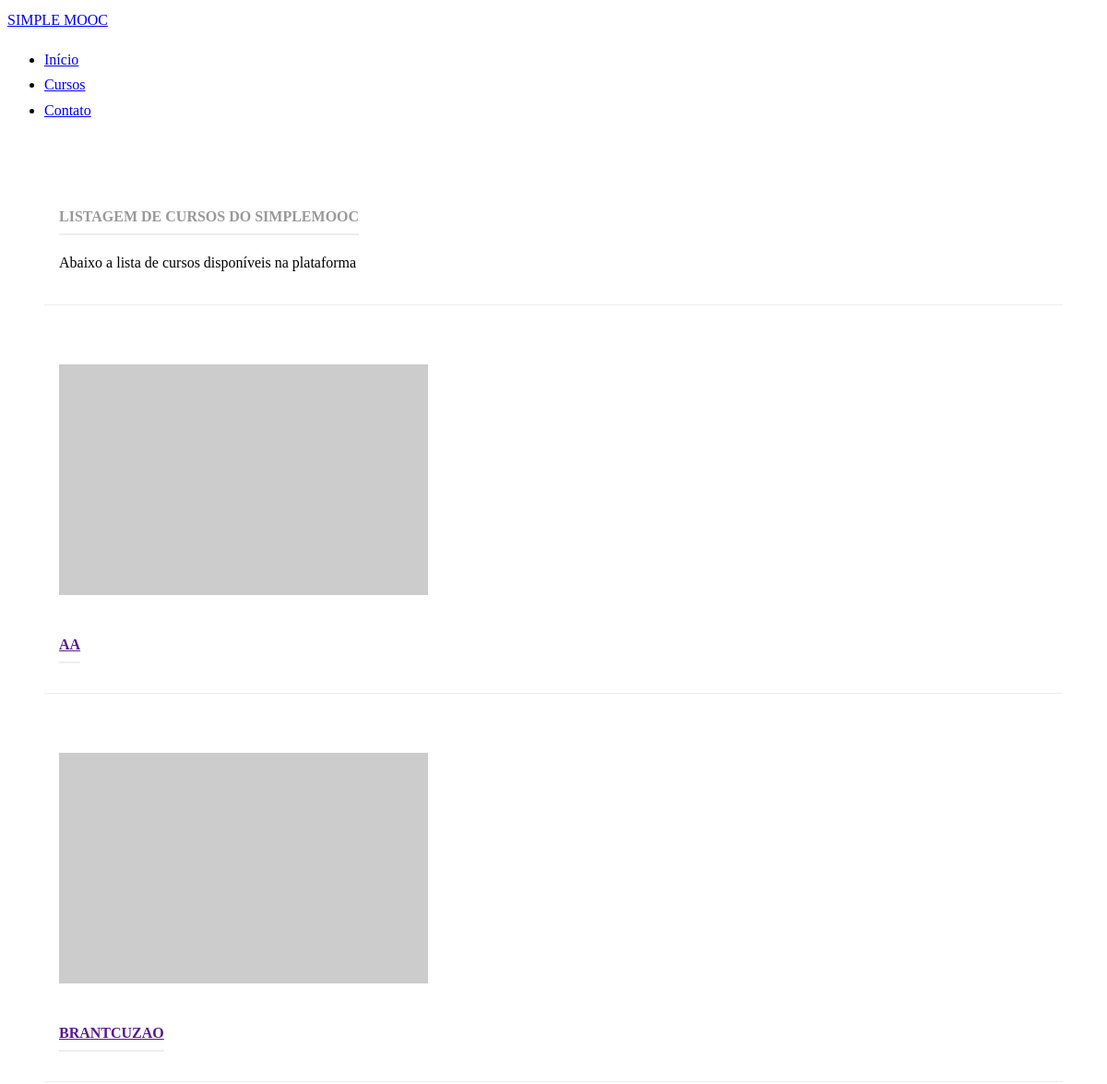
The app's page /cursos/ (upper part), older data.
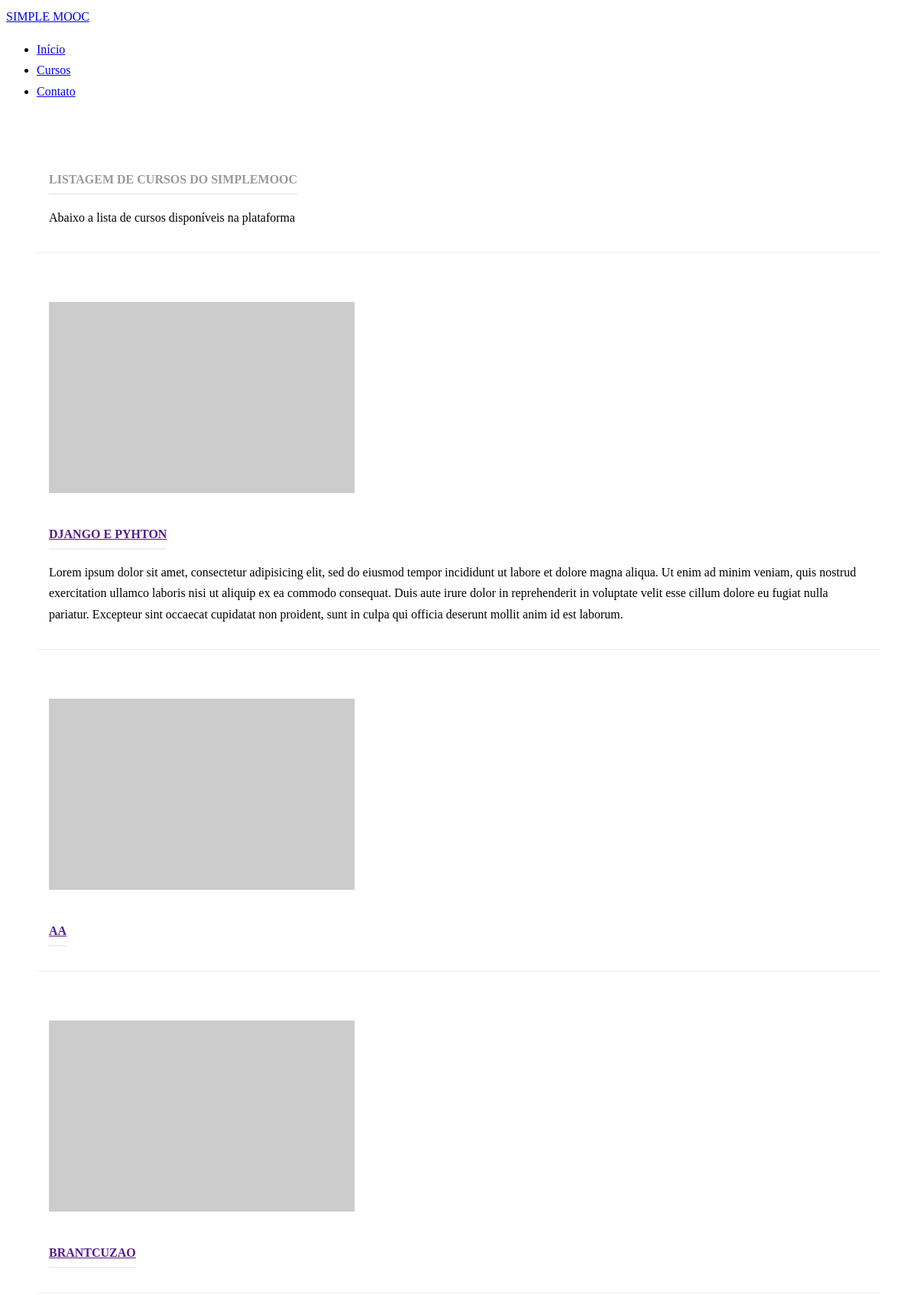
The same page, newer data.
### simplemooc/courses/models.py (models this page shows, shortened)
class Course(models.Model):
	name = models.CharField('Nome',max_length=100)
	slug = models.SlugField('Atalho') #Campo de URL
	description = models.TextField('Descrição',blank=True) #blank=True -> Campo nao é obrigatorio
	start_date = models.DateField('Data de Inicio',null=True,blank=True)
	image = models.ImageField(upload_to='courses/images',verbose_name='Imagem',blank=True,null=True)
	created_at = models.DateTimeField('Criado em',auto_now_add=True) #campo data hora, a hora que for criado sera colocada no db
	uploaded_at = models.DateTimeField('Atualizado em',auto_now=True) #a data sera atualizada toda vez que ocorrer uma mudança salva
	objects = CourseManager() #acrescenta o metodo search ao objects
	class Meta:
		verbose_name = 'Curso'
		verbose_name_plural = 'Cursos'
		ordering = ['name']

### simplemooc/courses/views.py (the view)
def index(request):
	courses = Course.objects.all()
	template_name = 'courses/index.html'
	context = {
		'courses':courses
	}
	return render(request,template_name,context)

### simplemooc/courses/templates/courses/index.html
{% extends "base.html" %}
{% block content %}
<div class="pure-g-r content-ribbon">
        <div class="pure-u-1">
            <div class="l-box">
                <h4 class="content-subhead">Listagem de Cursos do SimpleMOOC</h4>
                <p>Abaixo a lista de cursos disponíveis na plataforma</p>
            </div>
        </div>
</div>
{% for course in courses %}
<div class="pure-g-r content-ribbon">
    <div class="pure-u-1-3">
        <div class="l-box">
            <a href=""><img src="http://placehold.it/400x250" alt="{{ course.name }}"></a>
        </div>
    </div>
    <div class="pure-u-2-3">
        <div class="l-box">
            <h4 class="content-subhead"><a href="" title="">{{ course.name }}</a></h4>
            <p>
                {{ course.description }}
            </p>
        </div>
    </div>
</div>
{% endfor %}
{% endblock %}

### simplemooc/core/templates/base.html (shortened to what this page needs)
<!doctype html>
{% load static %}
<html lang="en">
<head>
    <link rel="stylesheet" href="http://yui.yahooapis.com/pure/0.3.0/pure-min.css">
    <link rel="stylesheet" href="{% static 'css/styles.css' %}" />
</head>
<body>
<div class="header">
    <div class="pure-menu pure-menu-open pure-menu-fixed pure-menu-horizontal">
        <a class="pure-menu-heading" href="{% url 'core:home' %}">SIMPLE MOOC</a>
        <ul>
            <li class="pure-menu-selected"><a href="{% url 'core:home' %}">Início</a></li>
            <li><a href="{% url 'courses:index' %}">Cursos</a></li>
            <li><a href="{% url 'core:contact' %}">Contato</a></li>
        </ul>
    </div>
</div>
<div class="content">
    {% block content %}{% endblock %}
</div>
</body>
</html>

### simplemooc/core/static/css/styles.css (style rules this page uses)
* { -webkit-box-sizing: border-box; -moz-box-sizing: border-box; box-sizing: border-box; }
body { margin: 0 auto; line-height: 1.7em; }
.l-box { padding: 1em; }
.header { margin: 0 0; }
.header .pure-menu { padding: 0.5em; }
.content .content-subhead { color: #999; padding-bottom: 0.3em; text-transform: uppercase; margin: 0; border-bottom: 2px solid #eee; display: inline-block; }
.content .content-ribbon { margin: 3em; border-bottom: 1px solid #eee; }

Row changes from the older to the newer data that the page shows:
added Course: name "DJANGO E PYHTON", description "Lorem ipsum dolor sit amet, consectetur adipisicing elit, sed do eiusmod tempor incididunt ut labore et dolore magna aliqua. Ut enim ad minim veniam, quis nostrud exercitation ullamco laboris nisi ut aliquip ex ea commodo consequat. Duis aute irure dolor in reprehenderit in voluptate velit esse cillum dolore eu fugiat nulla pariatur. Excepteur sint occaecat cupidatat non proident, sunt in culpa qui officia deserunt mollit anim id est laborum."
